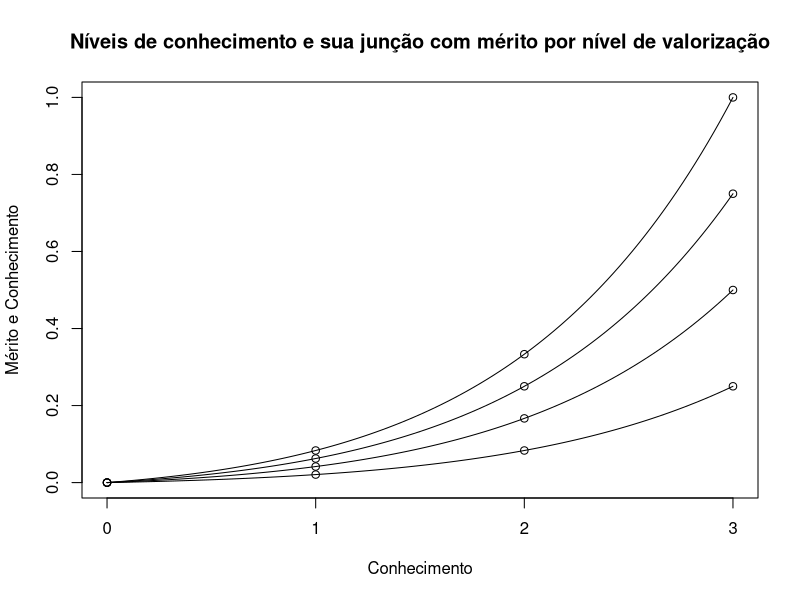

R code for this plot: (Note: this script raises an error after producing the figure.)
c=2

eq0 = function(x) { (x/3)*(1/4)*(c**(x-3)) }
eq1 = function(x) { (x/3)*(2/4)*(c**(x-3)) }
eq2 = function(x) { (x/3)*(3/4)*(c**(x-3)) }
eq3 = function(x) { (x/3)*(4/4)*(c**(x-3)) }

dev.new(width=10, height=8)
curve(eq0, xlim=c(0, 3), ylim=c(0, 1), xaxt = 'n', yaxt = 'n', ylab="Mérito e Conhecimento", xlab="Conhecimento")
curve(eq1, xlim=c(0, 3), ylim=c(0, 1), xaxt = 'n', yaxt = 'n', add=TRUE)
curve(eq2, xlim=c(0, 3), ylim=c(0, 1), xaxt = 'n', yaxt = 'n', add=TRUE)
curve(eq3, xlim=c(0, 3), ylim=c(0, 1), xaxt = 'n', yaxt = 'n', add=TRUE)
axis(side=2, at=seq(0, 1, 0.2))
axis(side=1, at=seq(0, 3, 1))

points(c(0:3), c(eq0(0),eq0(1),eq0(2),eq0(3)))
points(c(0:3), c(eq1(0),eq1(1),eq1(2),eq1(3)))
points(c(0:3), c(eq2(0),eq2(1),eq2(2),eq2(3)))
points(c(0:3), c(eq3(0),eq3(1),eq3(2),eq3(3)))

title("Níveis de conhecimento e sua junção com mérito por nível de valorização")
text(locator(1), "f_3")
text(locator(1), "f_2")
text(locator(1), "f_1")
text(locator(1), "f_0")
